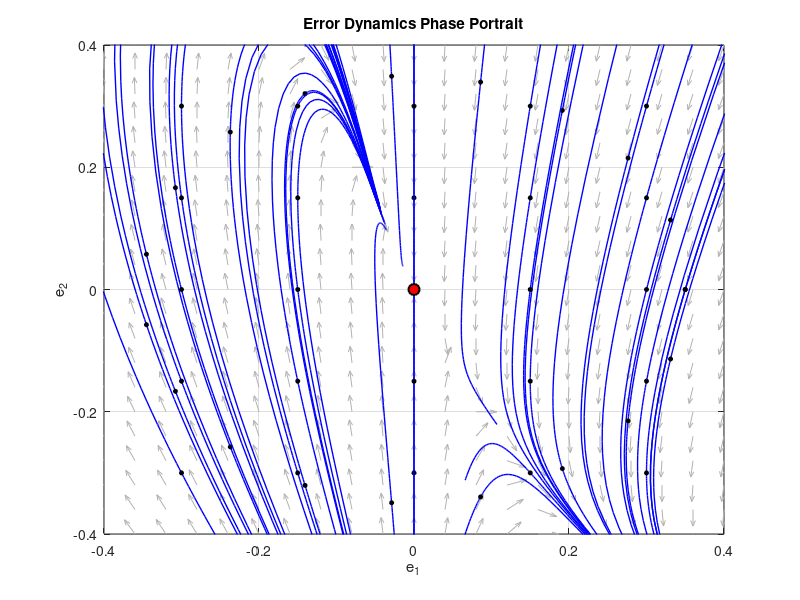

The MATLAB source for this figure:
%% Phase portrait of the reduced error dynamics
clear all
close all
clc

R2 = 0.6;
A12 = 1.0;
A21 = 1.5;

[e1, e2] = meshgrid(-0.4:0.04:0.4, -0.4:0.04:0.4);

de1 = -e1 .* (e1 + e2);
de2 = -(1 + e2) .* (R2 .* e2 + A21 .* e1);

% Normalize the vector field to show directions clearly.
L = sqrt(de1.^2 + de2.^2);
u = de1 ./ (L + eps);
v = de2 ./ (L + eps);

figure('Color', 'w')
hold on
grid on
box on
xlabel('e_1')
ylabel('e_2')
title('Error Dynamics Phase Portrait')
axis([-0.4 0.4 -0.4 0.4])

quiver(e1, e2, u, v, 0.5, 'Color', [0.7 0.7 0.7])

% Sample initial conditions on a circle and an interior grid.
theta = linspace(0, 2*pi, 20);
radius = 0.35;
x_circle = radius * cos(theta);
y_circle = radius * sin(theta);

[xg, yg] = meshgrid(-0.3:0.15:0.3, -0.3:0.15:0.3);
x0_list = [x_circle' y_circle'; xg(:) yg(:)];

for k = 1:size(x0_list, 1)
    sys = @(t,y) [-y(1)*(y(1) + y(2)); 
                  -(1 + y(2))*(R2*y(2) + A21*y(1))];
    
    % Integrate in both time directions to display the local trajectories.
    [~, traj_fwd] = ode45(sys, [0 10], x0_list(k,:));
    [~, traj_bwd] = ode45(sys, [0 -5], x0_list(k,:)); 
    
    plot(traj_fwd(:,1), traj_fwd(:,2), 'b-', 'LineWidth', 1.0)
    plot(traj_bwd(:,1), traj_bwd(:,2), 'b-', 'LineWidth', 1.0)
    
    % Mark the initial point.
    plot(x0_list(k,1), x0_list(k,2), 'ko', 'MarkerSize', 3, 'MarkerFaceColor', 'k')
end

plot(0, 0, 'ko', 'MarkerSize', 8, 'MarkerFaceColor', 'r', 'LineWidth', 1.5)
